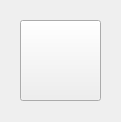
<?xml version="1.0" encoding="UTF-8"?>
<ui version="4.0">
 <class>BoutonPoussoir</class>
 <widget class="QWidget" name="BoutonPoussoir">
  <property name="geometry">
   <rect>
    <x>0</x>
    <y>0</y>
    <width>121</width>
    <height>122</height>
   </rect>
  </property>
  <property name="windowTitle">
   <string>Form</string>
  </property>
  <widget class="QPushButton" name="pushButton">
   <property name="geometry">
    <rect>
     <x>20</x>
     <y>20</y>
     <width>81</width>
     <height>81</height>
    </rect>
   </property>
   <property name="text">
    <string/>
   </property>
   <property name="icon">
    <iconset resource="Images.qrc">
     <normaloff>:/img/bouton_poussoir.jpg</normaloff>:/img/bouton_poussoir.jpg</iconset>
   </property>
   <property name="iconSize">
    <size>
     <width>100</width>
     <height>100</height>
    </size>
   </property>
  </widget>
 </widget>
 <resources>
  <include location="Images.qrc"/>
 </resources>
 <connections/>
</ui>
